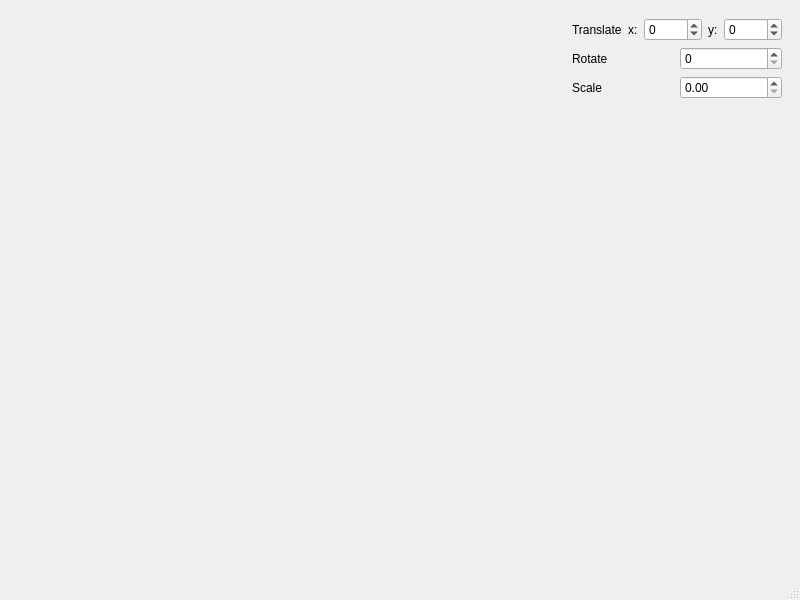
<?xml version="1.0" encoding="UTF-8"?>
<ui version="4.0">
 <class>MainWindow</class>
 <widget class="QMainWindow" name="MainWindow">
  <property name="geometry">
   <rect>
    <x>0</x>
    <y>0</y>
    <width>800</width>
    <height>600</height>
   </rect>
  </property>
  <property name="windowTitle">
   <string>MainWindow</string>
  </property>
  <widget class="QWidget" name="centralwidget">
   <layout class="QHBoxLayout" name="horizontalLayout_4" stretch="1,0">
    <item>
     <widget class="TransformationDisplay" name="transformationDisplay" native="true">
      <property name="minimumSize">
       <size>
        <width>100</width>
        <height>100</height>
       </size>
      </property>
     </widget>
    </item>
    <item>
     <widget class="QWidget" name="widget" native="true">
      <layout class="QVBoxLayout" name="verticalLayout">
       <item>
        <layout class="QHBoxLayout" name="horizontalLayout">
         <item>
          <widget class="QLabel" name="label">
           <property name="text">
            <string>Translate</string>
           </property>
          </widget>
         </item>
         <item>
          <widget class="QLabel" name="label_4">
           <property name="text">
            <string>x:</string>
           </property>
          </widget>
         </item>
         <item>
          <widget class="QSpinBox" name="xSpinBox">
           <property name="minimum">
            <number>-1000</number>
           </property>
           <property name="maximum">
            <number>1000</number>
           </property>
           <property name="singleStep">
            <number>10</number>
           </property>
          </widget>
         </item>
         <item>
          <widget class="QLabel" name="label_5">
           <property name="text">
            <string>y:</string>
           </property>
          </widget>
         </item>
         <item>
          <widget class="QSpinBox" name="ySpinBox">
           <property name="minimum">
            <number>-1000</number>
           </property>
           <property name="maximum">
            <number>1000</number>
           </property>
           <property name="singleStep">
            <number>10</number>
           </property>
          </widget>
         </item>
        </layout>
       </item>
       <item>
        <layout class="QHBoxLayout" name="horizontalLayout_2">
         <item>
          <widget class="QLabel" name="label_2">
           <property name="text">
            <string>Rotate</string>
           </property>
          </widget>
         </item>
         <item>
          <widget class="QSpinBox" name="rotateSpinBox">
           <property name="maximum">
            <number>360</number>
           </property>
           <property name="singleStep">
            <number>5</number>
           </property>
          </widget>
         </item>
        </layout>
       </item>
       <item>
        <layout class="QHBoxLayout" name="horizontalLayout_3">
         <item>
          <widget class="QLabel" name="label_3">
           <property name="text">
            <string>Scale</string>
           </property>
          </widget>
         </item>
         <item>
          <widget class="QDoubleSpinBox" name="scaleSpinBox">
           <property name="maximum">
            <double>200.000000000000000</double>
           </property>
           <property name="singleStep">
            <double>5.000000000000000</double>
           </property>
          </widget>
         </item>
        </layout>
       </item>
       <item>
        <spacer name="verticalSpacer">
         <property name="orientation">
          <enum>Qt::Vertical</enum>
         </property>
         <property name="sizeHint" stdset="0">
          <size>
           <width>20</width>
           <height>40</height>
          </size>
         </property>
        </spacer>
       </item>
      </layout>
     </widget>
    </item>
   </layout>
  </widget>
  <widget class="QMenuBar" name="menubar">
   <property name="geometry">
    <rect>
     <x>0</x>
     <y>0</y>
     <width>800</width>
     <height>20</height>
    </rect>
   </property>
  </widget>
  <widget class="QStatusBar" name="statusbar"/>
 </widget>
 <customwidgets>
  <customwidget>
   <class>TransformationDisplay</class>
   <extends>QWidget</extends>
   <header>transformation_display.h</header>
   <container>1</container>
  </customwidget>
 </customwidgets>
 <resources/>
 <connections/>
</ui>
